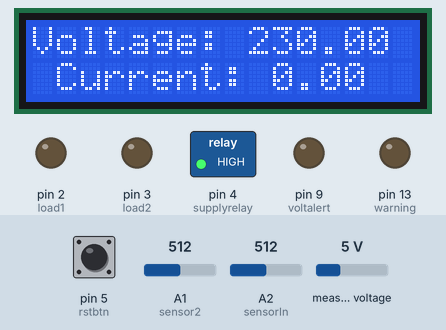
Recording of a sketch running on a simulated Arduino Uno, built with avr-gcc and run on an emulated ATmega328P. On the bench: 16×2 character LCD, switched loads named in the sketch (green lamp = pin HIGH), output pins drawn as LEDs (lit = HIGH). Inputs (shaded band) come from the test bench; at power-on: measured voltage 5 V, A2 (sensorIn) = 512, pin 5 (rstbtn) HIGH, A1 (sensor2) = 512. What the sketch prints to the serial monitor is not drawn.

Above: at 1.7 s.
1.8 s: measured voltage set to 5.3 V
At 5.7 s:
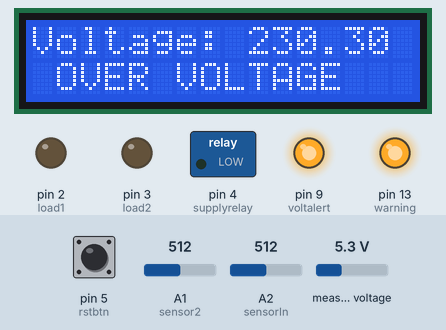
6.6 s: A2 (sensorIn) set to 553
At 7.7 s:
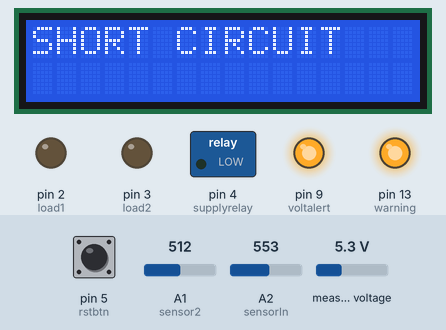
Timing chart, 0 to 9.6 s (numbered marks = the images above; inputs shaded):
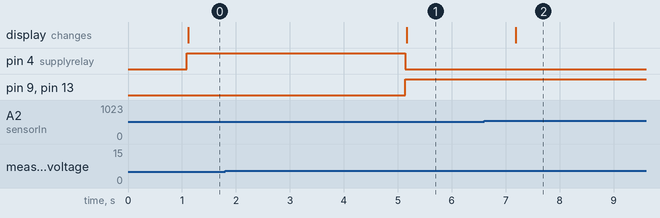

Measured:
- the behaviour switches between 5 and 5.1 V on measured voltage (found by bisection; images 0 and 1)
- the behaviour switches between 544 and 545 on A2 (sensorIn) (found by bisection; images 1 and 2)
- after the input at 1.8 s, pin 4 (supplyrelay): HIGH → LOW after 3.3 s; pin 9 (voltalert), pin 13 (warning): LOW → HIGH after 3.3 s; the display: changes after 3.4 s (image 1)
- after the input at 6.6 s, the display: changes after 0.58 s (image 2)

The sketch:

voltage_consssdition.ino
```cpp
#include <Wire.h>
#include <LiquidCrystal_I2C.h>
#include <ZMPT101B.h>
#include <SoftwareSerial.h>

#define volt 500.0f
#define load1 2
#define load2 3
#define supplyrelay 4
#define voltalert 9
#define shotcircuitalert 10
#define loadcondition1 11 // over current hole ekta load2 off kore load1 high kore
#define loadcondition2 12 // ekta load off kore over current thakle
#define loadcondition3 8  // over current test for 20s
#define rstbtn 5
#define warning 13
#define zmpt101b A0
#define shortcircuitcurrent A2
#define loadcurrent A1

SoftwareSerial bt(7, 6);
ZMPT101B voltageSensor(zmpt101b, 50.0);
LiquidCrystal_I2C lcd(0x27, 16, 2);

const int sensorIn = shortcircuitcurrent;
const int sensor2 = loadcurrent;
int mVperAmp = 185;
bool pressed = false;
double Voltage = 0;
double VRMS = 0;
double AmpsRMS = 0;
double Voltage2 = 0; //Voltage
double VRMS2 = 0; //VRMS
double Amps = 0; //AmpsRMS

void setup()
{
  Serial.begin(9600);
  lcd.init();
  lcd.backlight();
  voltageSensor.setSensitivity(volt);
  pinMode(rstbtn, INPUT_PULLUP);
  pinMode(warning, OUTPUT);
  pinMode(supplyrelay, OUTPUT);
  pinMode(voltalert, OUTPUT);
  pinMode(load1, OUTPUT);
  pinMode(load2, OUTPUT);
}
void voltage()
{
  Voltage2 = getVPP();
  VRMS2 = (Voltage2 / 2.0) * 0.707; // root 2 is 0.707
  Amps = (VRMS2 * 1000) / mVperAmp;
  float voltage = voltageSensor.getRmsVoltage();
  const float overvolt = 230.0;
  const float lowvolt = 170.0;

  if (voltage > overvolt)
  {
    digitalWrite(supplyrelay, 0);
    digitalWrite(voltalert, 1);
    digitalWrite(warning, 1);
    lcd.clear();
    lcd.setCursor(0, 0);
    lcd.print("Voltage: ");
    lcd.print(voltage);
    lcd.setCursor(1, 1);
    lcd.print("OVER VOLTAGE");
    Serial.print("Voltage: ");
    Serial.print(voltage);
    Serial.println("Over volt");
    delay(1000);
  }
  else if (voltage < lowvolt)
  {
    digitalWrite(supplyrelay, 0);
    digitalWrite(voltalert, 1);
    digitalWrite(warning, 1);
    lcd.clear();
    lcd.setCursor(0, 0);
    lcd.print("Voltage: ");
    lcd.print(voltage);
    lcd.setCursor(1, 1);
    lcd.print("LOW VOLTAGE");
    Serial.print("Voltage: ");
    Serial.print(voltage);
    Serial.println("Low volt");
    delay(1000);
  } else {
    digitalWrite(supplyrelay, 1);
    digitalWrite(voltalert, 0);
    digitalWrite(warning, 0);
    lcd.clear();
    lcd.setCursor(0, 0);
    lcd.print("Voltage: ");
    lcd.print(voltage);
    lcd.setCursor(1,1);
    lcd.print("Current: ");
    lcd.print(Amps);
    delay(1000);
  }
  }

void shortcircuit() {
  Voltage = getVPP2();
  VRMS = (Voltage / 2.0) * 0.707; // root 2 is 0.707
  AmpsRMS = (VRMS * 1000) / mVperAmp;

  if (AmpsRMS >= 0.3) {
    digitalWrite(supplyrelay, 0);
    digitalWrite(shotcircuitalert, 1);
    digitalWrite(warning, 1);
    lcd.clear();
    lcd.print("SHORT CIRCUIT");
    delay(1000);

  while (AmpsRMS >= 0.3) {
      bool Redbtn = digitalRead(rstbtn);
      if (Redbtn == pressed) {
        digitalWrite(supplyrelay, 1);
        digitalWrite(shotcircuitalert, 0);
        digitalWrite(warning, 0);

        // Wait until the reset button is released
        while (digitalRead(rstbtn) == pressed) {
          // Do nothing while button is pressed
        }

        // Break out of the infinite loop
        break;
      }
    }
  }
}
void load() {
  Voltage2 = getVPP();
  VRMS2 = (Voltage2 / 2.0) * 0.707; // root 2 is 0.707
  Amps = (VRMS2 * 1000) / mVperAmp;
  int Watt = (Voltage2 * Amps);

  const float currentThreshold = 0.5; // Threshold for overcurrent detection
  const unsigned long delayTime = 10000; // 10 seconds delay

  if (Amps >= currentThreshold) {
    digitalWrite(load1, HIGH);
    digitalWrite(load2, LOW);
    digitalWrite(warning, HIGH);
  }

  while (Amps >= currentThreshold) {
    bool redBtn = digitalRead(rstbtn);

    if (redBtn == pressed) {
      digitalWrite(load1, LOW);
      digitalWrite(load2, LOW);
      digitalWrite(warning, LOW);

      // Wait until the reset button is released
      while (digitalRead(rstbtn) == pressed) {
        // Do nothing while button is pressed
      }

      delay(delayTime);

      Voltage2 = getVPP();
      VRMS2 = (Voltage2 / 2.0) * 0.707;
      Amps = (VRMS2 * 1000) / mVperAmp;

      if (Amps >= currentThreshold) {
        digitalWrite(load1, HIGH);
        digitalWrite(load2, HIGH);
        delay(delayTime);
      } else {
        digitalWrite(load1, LOW);
        digitalWrite(load2, LOW);
        digitalWrite(warning, LOW);
        break;
      }
    }
  }
}

void loop()
{
  voltage();
  shortcircuit();
  load ();
}
float getVPP()
{
  float result;
  int readValue;       // value read from the sensor
  int maxValue = 0;    // store max value here
  int minValue = 1024; // store min value here

  uint32_t start_time = millis();
  while ((millis() - start_time) < 1000) // sample for 1 Sec
  {
    readValue = analogRead(sensor2);
    // see if you have a new maxValue
    if (readValue > maxValue)
    {
      /*record the maximum sensor value*/
      maxValue = readValue;
    }
    if (readValue < minValue)
    {
      /*record the minimum sensor value*/
      minValue = readValue;
    }
  }

  // Subtract min from max
  result = ((maxValue - minValue) * 5.0) / 1024.0;

  return result;
}
float getVPP2()
{
  float result;
  int readValue;       // value read from the sensor
  int maxValue = 0;    // store max value here
  int minValue = 1024; // store min value here

  uint32_t start_time = millis();
  while ((millis() - start_time) < 1000) // sample for 1 Sec
  {
    readValue = analogRead(sensorIn);
    // see if you have a new maxValue
    if (readValue > maxValue)
    {
      /*record the maximum sensor value*/
      maxValue = readValue;
    }
    if (readValue < minValue)
    {
      /*record the minimum sensor value*/
      minValue = readValue;
    }
  }

  // Subtract min from max
  result = ((maxValue - minValue) * 5.0) / 1024.0;

  return result;
}
```
